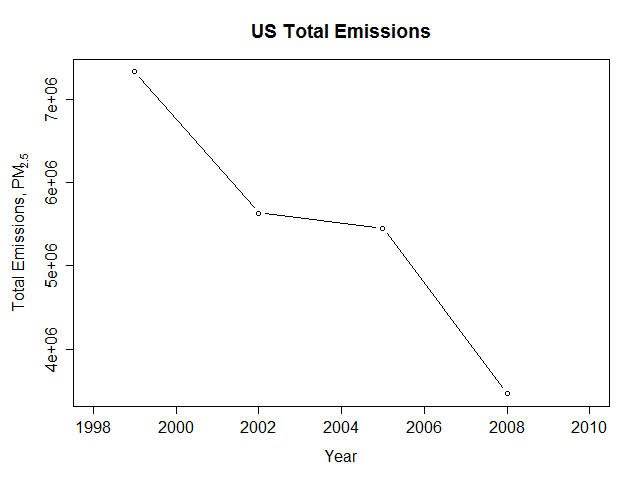

Write the R code that produced this figure.
plot_Q1 <- function(plotData) {
        
        plotData <- plotData %>% group_by(year) %>%
                summarise_each(funs(sum(., na.rm=TRUE)), Emissions)
        
        par(mar = c(5, 5, 4, 2) + 0.1)
        plot(plotData$year, plotData$Emissions
             , xlim = c(1998, 2010)
             , ylab = expression("Total Emissions, PM"[2.5])
             , xlab = "Year"
             , main = "US Total Emissions"
             , type = "b")
        dev.copy(png, file="plot_Q1.png", width=640, height=480)
        dev.off()
}